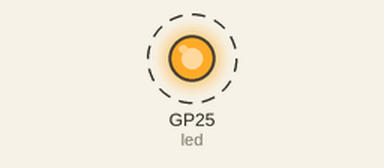
Simulated run of this program. Board: Raspberry Pi Pico running MicroPython. On the bench: output pins drawn as LEDs (lit = HIGH). Dashed ring = blinking. What the program prints to the serial console is not drawn. At 1.0 s the program stops and its outputs stay as they are.

Above: at 0.12 s.
Timing chart, 0 to 2.5 s (numbered marks = the images above):
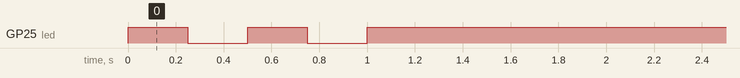

The program:

led.py
```python
from machine import Pin
import time

led = Pin(25, Pin.OUT) # 25 is the pin the led's negative terminal is connnected to. Pin.OUT is any ground pin.

led.on() # Led turns on for the first time

time.sleep(.25) # Led stay on for .25 seconds
led.off() # Led turns off
time.sleep(.25) # Led stays off for .25 seconds
led.on() # Led turns on again
time.sleep(.25)
led.off()
time.sleep( .25)
led.on()
print('This is Raspberry PICO')
```

Measured:
- by itself, GP25 (led): alternates HIGH for 0.25 s and LOW for 0.25 s, 5 changes in all, then stays HIGH
